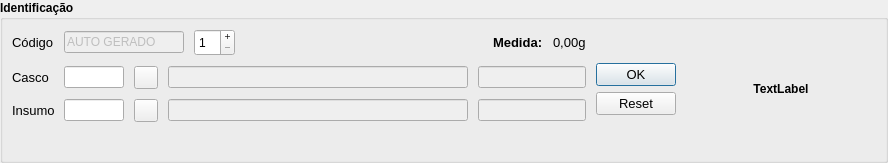
       <widget class="QGroupBox" name="groupBox_identificacao">
        <property name="maximumSize">
         <size>
          <width>16777215</width>
          <height>150</height>
         </size>
        </property>
        <property name="font">
         <font>
          <family>MS Shell Dlg 2</family>
          <pointsize>9</pointsize>
          <weight>75</weight>
          <bold>true</bold>
         </font>
        </property>
        <property name="title">
         <string>Identificação</string>
        </property>
        <property name="flat">
         <bool>false</bool>
        </property>
        <layout class="QHBoxLayout" name="horizontalLayout">
         <property name="spacing">
          <number>10</number>
         </property>
         <property name="leftMargin">
          <number>9</number>
         </property>
         <property name="topMargin">
          <number>9</number>
         </property>
         <property name="rightMargin">
          <number>9</number>
         </property>
         <item>
          <widget class="QFrame" name="frameFormLayout_remanufatura">
           <property name="maximumSize">
            <size>
             <width>16777215</width>
             <height>16777215</height>
            </size>
           </property>
           <property name="font">
            <font>
             <family>MS Shell Dlg 2</family>
             <pointsize>9</pointsize>
             <weight>50</weight>
             <bold>false</bold>
            </font>
           </property>
           <layout class="QFormLayout" name="formLayout_5">
            <property name="labelAlignment">
             <set>Qt::AlignLeading|Qt::AlignLeft|Qt::AlignVCenter</set>
            </property>
            <property name="formAlignment">
             <set>Qt::AlignLeading|Qt::AlignLeft|Qt::AlignTop</set>
            </property>
            <property name="horizontalSpacing">
             <number>9</number>
            </property>
            <property name="verticalSpacing">
             <number>10</number>
            </property>
            <property name="leftMargin">
             <number>0</number>
            </property>
            <property name="topMargin">
             <number>0</number>
            </property>
            <property name="rightMargin">
             <number>0</number>
            </property>
            <property name="bottomMargin">
             <number>0</number>
            </property>
            <item row="0" column="0">
             <widget class="QLabel" name="label_codigo">
              <property name="font">
               <font>
                <pointsize>10</pointsize>
               </font>
              </property>
              <property name="text">
               <string>Código</string>
              </property>
             </widget>
            </item>
            <item row="0" column="1">
             <widget class="QFrame" name="horizontalFrame_4">
              <layout class="QHBoxLayout" name="horizontalLayout_2">
               <property name="spacing">
                <number>10</number>
               </property>
               <property name="sizeConstraint">
                <enum>QLayout::SetDefaultConstraint</enum>
               </property>
               <property name="leftMargin">
                <number>0</number>
               </property>
               <property name="topMargin">
                <number>0</number>
               </property>
               <property name="rightMargin">
                <number>0</number>
               </property>
               <property name="bottomMargin">
                <number>0</number>
               </property>
               <item>
                <widget class="QLineEdit" name="lineEdit_codigo">
                 <property name="enabled">
                  <bool>false</bool>
                 </property>
                 <property name="maximumSize">
                  <size>
                   <width>120</width>
                   <height>16777215</height>
                  </size>
                 </property>
                 <property name="toolTip">
                  <string>Quando uma remanufatura for realizada, irá gerar um identificador único.</string>
                 </property>
                 <property name="toolTipDuration">
                  <number>10000</number>
                 </property>
                 <property name="text">
                  <string>AUTO GERADO</string>
                 </property>
                 <property name="maxLength">
                  <number>15</number>
                 </property>
                </widget>
               </item>
               <item>
                <widget class="QSpinBox" name="spinBox_quantidade">
                 <property name="minimumSize">
                  <size>
                   <width>0</width>
                   <height>27</height>
                  </size>
                 </property>
                 <property name="maximumSize">
                  <size>
                   <width>50</width>
                   <height>16777215</height>
                  </size>
                 </property>
                 <property name="wrapping">
                  <bool>false</bool>
                 </property>
                 <property name="frame">
                  <bool>true</bool>
                 </property>
                 <property name="readOnly">
                  <bool>false</bool>
                 </property>
                 <property name="buttonSymbols">
                  <enum>QAbstractSpinBox::PlusMinus</enum>
                 </property>
                 <property name="specialValueText">
                  <string/>
                 </property>
                 <property name="showGroupSeparator" stdset="0">
                  <bool>false</bool>
                 </property>
                 <property name="minimum">
                  <number>1</number>
                 </property>
                </widget>
               </item>
               <item>
                <widget class="QLabel" name="label_pedido_id">
                 <property name="font">
                  <font>
                   <pointsize>12</pointsize>
                   <weight>75</weight>
                   <bold>true</bold>
                  </font>
                 </property>
                 <property name="text">
                  <string/>
                 </property>
                </widget>
               </item>
               <item>
                <spacer name="horizontalSpacer">
                 <property name="orientation">
                  <enum>Qt::Horizontal</enum>
                 </property>
                 <property name="sizeHint" stdset="0">
                  <size>
                   <width>40</width>
                   <height>20</height>
                  </size>
                 </property>
                </spacer>
               </item>
               <item>
                <widget class="QLabel" name="label_8">
                 <property name="font">
                  <font>
                   <pointsize>10</pointsize>
                   <weight>75</weight>
                   <bold>true</bold>
                  </font>
                 </property>
                 <property name="text">
                  <string>Medida:</string>
                 </property>
                </widget>
               </item>
               <item>
                <widget class="QLabel" name="label_medida">
                 <property name="font">
                  <font>
                   <pointsize>10</pointsize>
                  </font>
                 </property>
                 <property name="text">
                  <string>0,00g</string>
                 </property>
                </widget>
               </item>
              </layout>
             </widget>
            </item>
            <item row="1" column="0">
             <widget class="QLabel" name="label_casco">
              <property name="font">
               <font>
                <pointsize>10</pointsize>
               </font>
              </property>
              <property name="text">
               <string>Casco</string>
              </property>
             </widget>
            </item>
            <item row="1" column="1">
             <layout class="QHBoxLayout" name="horizontalLayout_casco">
              <property name="spacing">
               <number>10</number>
              </property>
              <item>
               <widget class="QLineEdit" name="lineEdit_casco_id">
                <property name="minimumSize">
                 <size>
                  <width>60</width>
                  <height>0</height>
                 </size>
                </property>
                <property name="maximumSize">
                 <size>
                  <width>60</width>
                  <height>16777215</height>
                 </size>
                </property>
                <property name="inputMask">
                 <string/>
                </property>
               </widget>
              </item>
              <item>
               <widget class="QToolButton" name="toolButton_casco">
                <property name="text">
                 <string/>
                </property>
               </widget>
              </item>
              <item>
               <widget class="QLineEdit" name="lineEdit_casco">
                <property name="enabled">
                 <bool>false</bool>
                </property>
                <property name="minimumSize">
                 <size>
                  <width>300</width>
                  <height>0</height>
                 </size>
                </property>
               </widget>
              </item>
              <item>
               <widget class="QLineEdit" name="lineEdit_marca_casco">
                <property name="enabled">
                 <bool>false</bool>
                </property>
               </widget>
              </item>
             </layout>
            </item>
            <item row="2" column="0">
             <widget class="QLabel" name="label_insumo">
              <property name="font">
               <font>
                <pointsize>10</pointsize>
               </font>
              </property>
              <property name="text">
               <string>Insumo</string>
              </property>
             </widget>
            </item>
            <item row="2" column="1">
             <layout class="QHBoxLayout" name="horizontalLayout_insumo">
              <property name="spacing">
               <number>10</number>
              </property>
              <item>
               <widget class="QLineEdit" name="lineEdit_insumo_id">
                <property name="minimumSize">
                 <size>
                  <width>60</width>
                  <height>0</height>
                 </size>
                </property>
                <property name="maximumSize">
                 <size>
                  <width>60</width>
                  <height>16777215</height>
                 </size>
                </property>
                <property name="inputMask">
                 <string/>
                </property>
               </widget>
              </item>
              <item>
               <widget class="QToolButton" name="toolButton_insumo">
                <property name="text">
                 <string/>
                </property>
               </widget>
              </item>
              <item>
               <widget class="QLineEdit" name="lineEdit_insumo">
                <property name="enabled">
                 <bool>false</bool>
                </property>
                <property name="minimumSize">
                 <size>
                  <width>300</width>
                  <height>0</height>
                 </size>
                </property>
               </widget>
              </item>
              <item>
               <widget class="QLineEdit" name="lineEdit_marca_insumo">
                <property name="enabled">
                 <bool>false</bool>
                </property>
                <property name="sizePolicy">
                 <sizepolicy hsizetype="Expanding" vsizetype="Fixed">
                  <horstretch>0</horstretch>
                  <verstretch>0</verstretch>
                 </sizepolicy>
                </property>
               </widget>
              </item>
             </layout>
            </item>
           </layout>
          </widget>
         </item>
         <item>
          <widget class="QDialogButtonBox" name="buttonBox_remanufatura">
           <property name="minimumSize">
            <size>
             <width>0</width>
             <height>120</height>
            </size>
           </property>
           <property name="font">
            <font>
             <family>MS Shell Dlg 2</family>
             <pointsize>10</pointsize>
             <weight>50</weight>
             <bold>false</bold>
            </font>
           </property>
           <property name="mouseTracking">
            <bool>false</bool>
           </property>
           <property name="autoFillBackground">
            <bool>false</bool>
           </property>
           <property name="orientation">
            <enum>Qt::Vertical</enum>
           </property>
           <property name="standardButtons">
            <set>QDialogButtonBox::Ok|QDialogButtonBox::Reset</set>
           </property>
           <property name="centerButtons">
            <bool>true</bool>
           </property>
          </widget>
         </item>
         <item>
          <widget class="QLabel" name="label_tinta">
           <property name="minimumSize">
            <size>
             <width>190</width>
             <height>0</height>
            </size>
           </property>
           <property name="sizeIncrement">
            <size>
             <width>256</width>
             <height>0</height>
            </size>
           </property>
           <property name="baseSize">
            <size>
             <width>0</width>
             <height>0</height>
            </size>
           </property>
           <property name="text">
            <string>TextLabel</string>
           </property>
           <property name="alignment">
            <set>Qt::AlignCenter</set>
           </property>
          </widget>
         </item>
        </layout>
       </widget>
